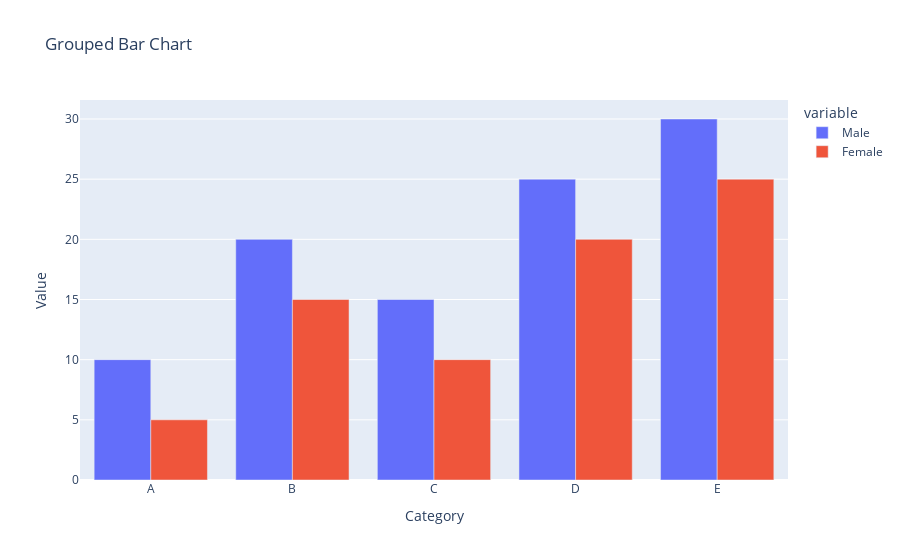
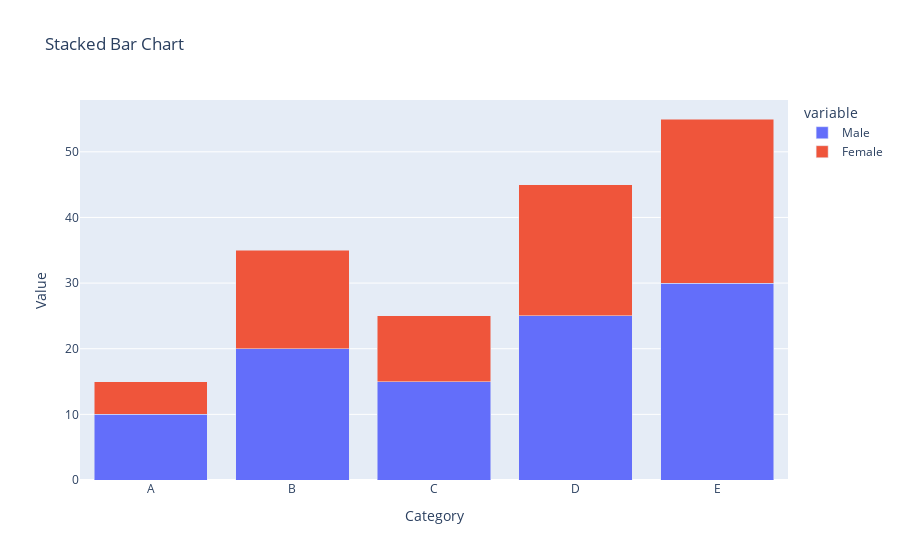
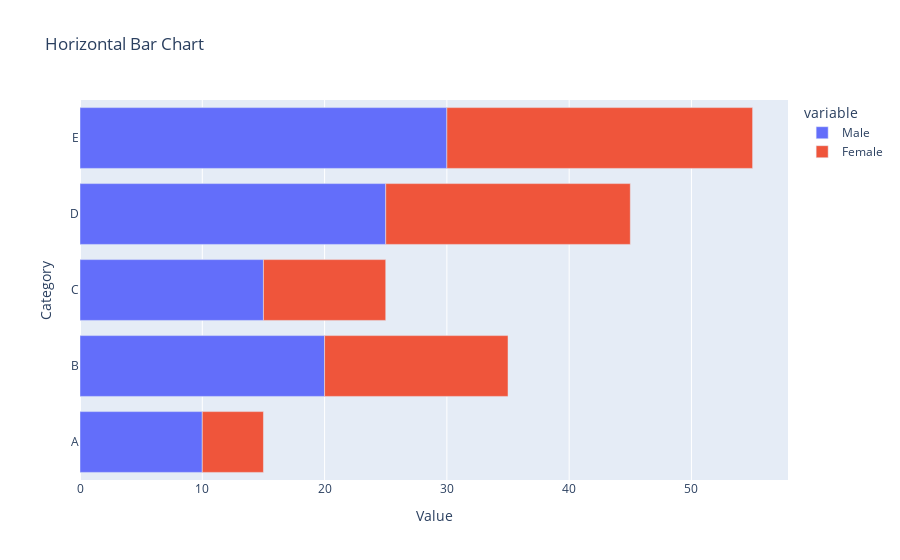

Write notebook code for charts like these, in order.
### Code cell
import plotly.express as px
import pandas as pd
# Sample data
data = {
    'Category': ['A', 'B', 'C', 'D', 'E'],
    'Male': [10, 20, 15, 25, 30],
    'Female': [5, 15, 10, 20, 25]
}

df = pd.DataFrame(data)

# Grouped Bar Chart
grouped_bar_fig = px.bar(df, x='Category', y=['Male', 'Female'], title='Grouped Bar Chart',
                         labels={'Category': 'Category', 'value': 'Value'},
                         barmode='group')

# Stacked Bar Chart
stacked_bar_fig = px.bar(df, x='Category', y=['Male', 'Female'], title='Stacked Bar Chart',
                         labels={'Category': 'Category', 'value': 'Value'},
                         barmode='stack')

# Horizontal Bar Chart
horizontal_bar_fig = px.bar(df, x=['Male', 'Female'], y='Category', orientation='h',
                            title='Horizontal Bar Chart',
                            labels={'Category': 'Category', 'value': 'Value'})

# Display the plots
grouped_bar_fig.show()
stacked_bar_fig.show()
horizontal_bar_fig.show()

### Figure 1 — Plotly figure (JSON) as saved in the notebook; plotly's stock layout.template omitted (floating-point values rounded to 4 significant figures)
{"data": [{"alignmentgroup": "True", "hovertemplate": "variable=Male<br>Category=%{x}<br>Value=%{y}<extra></extra>", "legendgroup": "Male", "marker": {"color": "#636efa", "pattern": {"shape": ""}}, "name": "Male", "offsetgroup": "Male", "orientation": "v", "showlegend": true, "textposition": "auto", "type": "bar", "x": ["A", "B", "C", "D", "E"], "xaxis": "x", "y": [10, 20, 15, 25, 30], "yaxis": "y"}, {"alignmentgroup": "True", "hovertemplate": "variable=Female<br>Category=%{x}<br>Value=%{y}<extra></extra>", "legendgroup": "Female", "marker": {"color": "#EF553B", "pattern": {"shape": ""}}, "name": "Female", "offsetgroup": "Female", "orientation": "v", "showlegend": true, "textposition": "auto", "type": "bar", "x": ["A", "B", "C", "D", "E"], "xaxis": "x", "y": [5, 15, 10, 20, 25], "yaxis": "y"}], "layout": {"barmode": "group", "legend": {"title": {"text": "variable"}, "tracegroupgap": 0}, "title": {"text": "Grouped Bar Chart"}, "xaxis": {"anchor": "y", "domain": [0, 1], "title": {"text": "Category"}}, "yaxis": {"anchor": "x", "domain": [0, 1], "title": {"text": "Value"}}}}

### Figure 2 — Plotly figure (JSON) as saved in the notebook; plotly's stock layout.template omitted (floating-point values rounded to 4 significant figures)
{"data": [{"alignmentgroup": "True", "hovertemplate": "variable=Male<br>Category=%{x}<br>Value=%{y}<extra></extra>", "legendgroup": "Male", "marker": {"color": "#636efa", "pattern": {"shape": ""}}, "name": "Male", "offsetgroup": "Male", "orientation": "v", "showlegend": true, "textposition": "auto", "type": "bar", "x": ["A", "B", "C", "D", "E"], "xaxis": "x", "y": [10, 20, 15, 25, 30], "yaxis": "y"}, {"alignmentgroup": "True", "hovertemplate": "variable=Female<br>Category=%{x}<br>Value=%{y}<extra></extra>", "legendgroup": "Female", "marker": {"color": "#EF553B", "pattern": {"shape": ""}}, "name": "Female", "offsetgroup": "Female", "orientation": "v", "showlegend": true, "textposition": "auto", "type": "bar", "x": ["A", "B", "C", "D", "E"], "xaxis": "x", "y": [5, 15, 10, 20, 25], "yaxis": "y"}], "layout": {"barmode": "stack", "legend": {"title": {"text": "variable"}, "tracegroupgap": 0}, "title": {"text": "Stacked Bar Chart"}, "xaxis": {"anchor": "y", "domain": [0, 1], "title": {"text": "Category"}}, "yaxis": {"anchor": "x", "domain": [0, 1], "title": {"text": "Value"}}}}

### Figure 3 — Plotly figure (JSON) as saved in the notebook; plotly's stock layout.template omitted (floating-point values rounded to 4 significant figures)
{"data": [{"alignmentgroup": "True", "hovertemplate": "variable=Male<br>Value=%{x}<br>Category=%{y}<extra></extra>", "legendgroup": "Male", "marker": {"color": "#636efa", "pattern": {"shape": ""}}, "name": "Male", "offsetgroup": "Male", "orientation": "h", "showlegend": true, "textposition": "auto", "type": "bar", "x": [10, 20, 15, 25, 30], "xaxis": "x", "y": ["A", "B", "C", "D", "E"], "yaxis": "y"}, {"alignmentgroup": "True", "hovertemplate": "variable=Female<br>Value=%{x}<br>Category=%{y}<extra></extra>", "legendgroup": "Female", "marker": {"color": "#EF553B", "pattern": {"shape": ""}}, "name": "Female", "offsetgroup": "Female", "orientation": "h", "showlegend": true, "textposition": "auto", "type": "bar", "x": [5, 15, 10, 20, 25], "xaxis": "x", "y": ["A", "B", "C", "D", "E"], "yaxis": "y"}], "layout": {"barmode": "relative", "legend": {"title": {"text": "variable"}, "tracegroupgap": 0}, "title": {"text": "Horizontal Bar Chart"}, "xaxis": {"anchor": "y", "domain": [0, 1], "title": {"text": "Value"}}, "yaxis": {"anchor": "x", "domain": [0, 1], "title": {"text": "Category"}}}}
